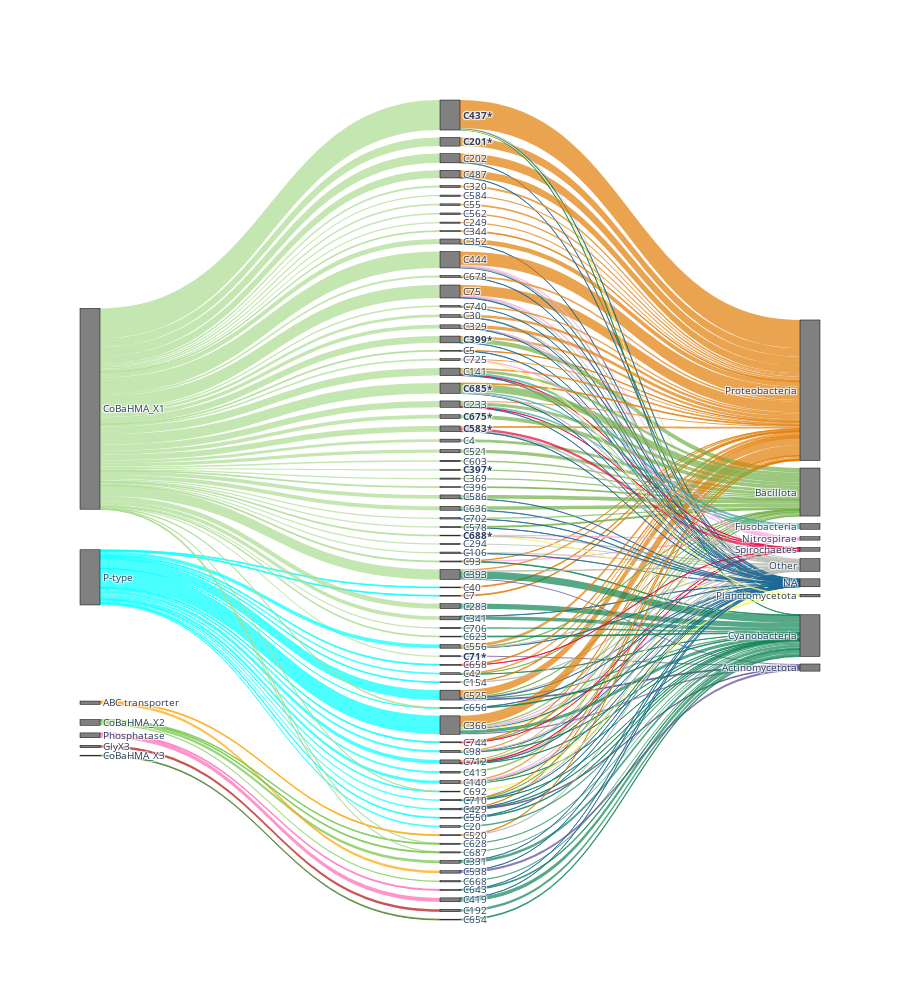
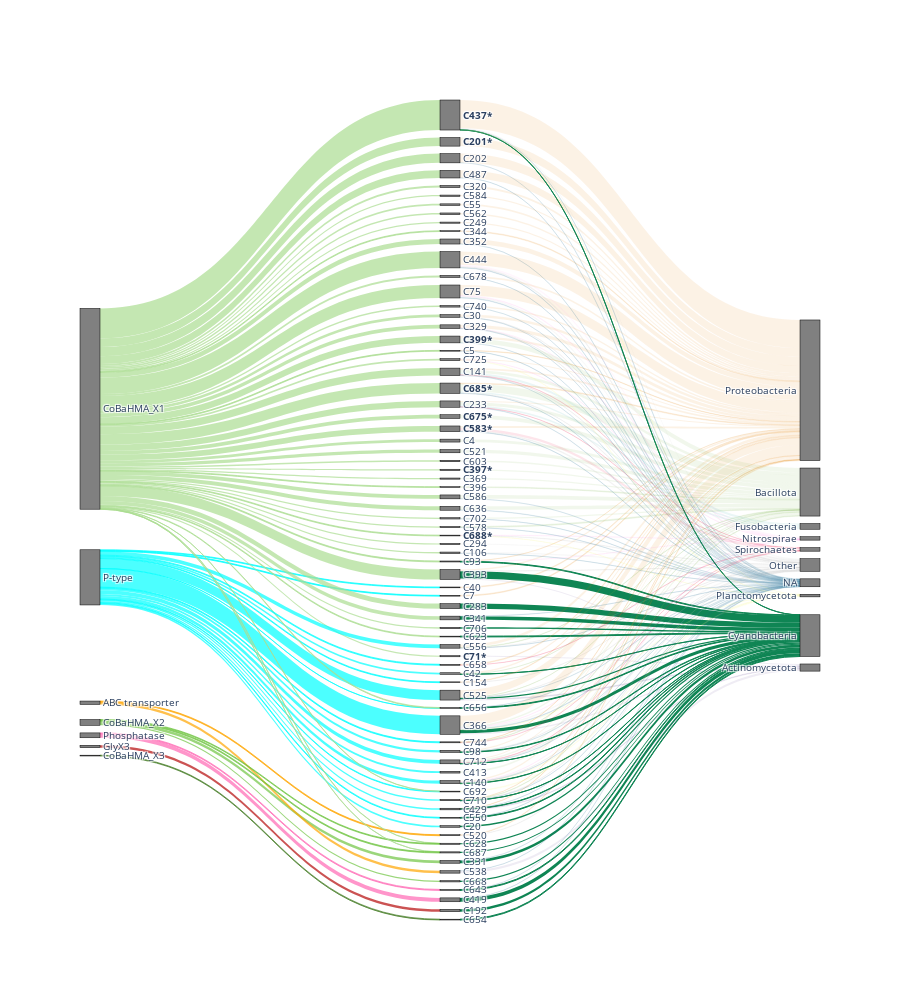

These figures' notebook cell, in order:
### Code cell
for cmap in [cmap_taxo_rgba_no_opa,cmap_taxo_rgba]:
    sankeydf["color"] = sankeydf.apply(lambda x: cmap_great_fun[x.src] if x.src in cmap_great_fun else cmap[x.target],axis=1 )
#    sankeydf["color_r"] = sankeydf.apply(lambda x: cmap_great_fun[x.src] if x.src in cmap_great_fun else cmap_taxo_rgba_no_opa[x.target],axis=1 )
    sankeydf
    sankey_idx_map_r = {}
    for i,j in sankey_idx_map.items():
        if i in cobahma_only_commu:
            i = "<b>{}*</b>".format(i)
        sankey_idx_map_r[i]=j    
    
    
    fig = go.Figure(data=[go.Sankey(
        node = dict(
          pad = 15,
          thickness = 20,
          line = dict(color = "black", width = 0.5),
          label = list(sankey_idx_map_r.keys()),
          color = "grey"#[sankey_cmap[i] if i in sankey_cmap else "grey"  for i in list(sankey_idx_map.keys()) ]
        ),
        link = dict(
          source = list(sankeydf.src_r), # indices correspond to labels, eg A1, A2, A1, B1, ...
          target = list(sankeydf.target_r),
          value = list(sankeydf.value),
          color = sankeydf.color,

      ))])
    basename = 'Supplementary_data_5_cyano_highlight'
    if cmap['Cyanobacteria'] == 'rgba(15, 133, 84, 0.7)':
        basename = 'Supplementary_data_5'        
    
    fig.update_layout(font_size=10,height=1000)
    fig.write_html(FIGURESDIR + "/" + basename + ".html")
    fig.write_image(FIGURESDIR + "/" + basename + ".pdf")
    fig.write_image(FIGURESDIR + "/" + basename + ".svg")
    fig.show()

### Figure 1 — Plotly figure (JSON) as saved in the notebook; plotly's stock layout.template omitted (floating-point values rounded to 4 significant figures; data arrays with more than 128 entries replaced by an {"elided": "..."} marker saying what was removed)
{"data": [{"link": {"color": {"elided": "254 str values"}, "source": {"elided": "254 int values"}, "target": {"elided": "254 int values"}, "value": {"elided": "254 int values"}}, "node": {"color": "grey", "label": ["C429", "C525", "C578", "C341", "<b>C71*</b>", "<b>C201*</b>", "C603", "C744", "C628", "Cyanobacteria", "Planctomycetota", "C692", "C366", "C40", "C5", "Nitrospirae", "C538", "<b>C397*</b>", "C140", "Actinomycetota", "C584", "C712", "C20", "C487", "C93", "C710", "C42", "C706", "C520", "C725", "CoBaHMA_X2", "<b>C675*</b>", "C687", "C329", "C294", "<b>C399*</b>", "C586", "C344", "C98", "P-type", "C702", "Proteobacteria", "C233", "C331", "C106", "C249", "Spirochaetes", "C4", "C192", "Other", "C283", "C623", "ABC transporter", "<b>C688*</b>", "C668", "C55", "CoBaHMA_X1", "C393", "C419", "C141", "Fusobacteria", "C369", "C556", "C562", "C654", "CoBaHMA_X3", "C444", "C30", "C202", "C413", "<b>C437*</b>", "C658", "<b>C685*</b>", "C678", "C75", "C352", "<b>C583*</b>", "Bacillota", "C396", "C320", "C740", "NA", "C550", "C521", "C154", "Phosphatase", "GlyX3", "C636", "C643", "C656", "C7"], "line": {"color": "black", "width": 0.5}, "pad": 15, "thickness": 20}, "type": "sankey"}], "layout": {"font": {"size": 10}, "height": 1000}}

### Figure 2 — Plotly figure (JSON) as saved in the notebook; plotly's stock layout.template omitted (floating-point values rounded to 4 significant figures; data arrays with more than 128 entries replaced by an {"elided": "..."} marker saying what was removed)
{"data": [{"link": {"color": {"elided": "254 str values"}, "source": {"elided": "254 int values"}, "target": {"elided": "254 int values"}, "value": {"elided": "254 int values"}}, "node": {"color": "grey", "label": ["C429", "C525", "C578", "C341", "<b>C71*</b>", "<b>C201*</b>", "C603", "C744", "C628", "Cyanobacteria", "Planctomycetota", "C692", "C366", "C40", "C5", "Nitrospirae", "C538", "<b>C397*</b>", "C140", "Actinomycetota", "C584", "C712", "C20", "C487", "C93", "C710", "C42", "C706", "C520", "C725", "CoBaHMA_X2", "<b>C675*</b>", "C687", "C329", "C294", "<b>C399*</b>", "C586", "C344", "C98", "P-type", "C702", "Proteobacteria", "C233", "C331", "C106", "C249", "Spirochaetes", "C4", "C192", "Other", "C283", "C623", "ABC transporter", "<b>C688*</b>", "C668", "C55", "CoBaHMA_X1", "C393", "C419", "C141", "Fusobacteria", "C369", "C556", "C562", "C654", "CoBaHMA_X3", "C444", "C30", "C202", "C413", "<b>C437*</b>", "C658", "<b>C685*</b>", "C678", "C75", "C352", "<b>C583*</b>", "Bacillota", "C396", "C320", "C740", "NA", "C550", "C521", "C154", "Phosphatase", "GlyX3", "C636", "C643", "C656", "C7"], "line": {"color": "black", "width": 0.5}, "pad": 15, "thickness": 20}, "type": "sankey"}], "layout": {"font": {"size": 10}, "height": 1000}}
